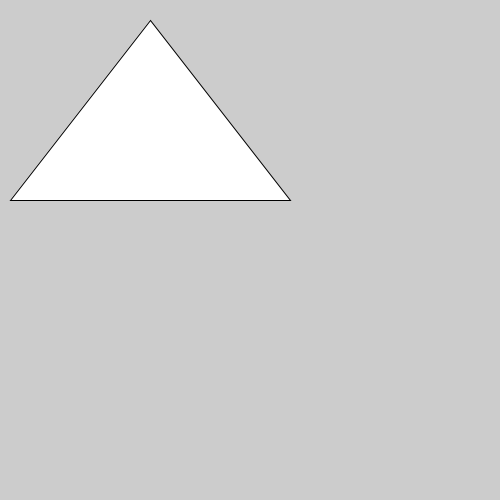
Frame 1 (no input)
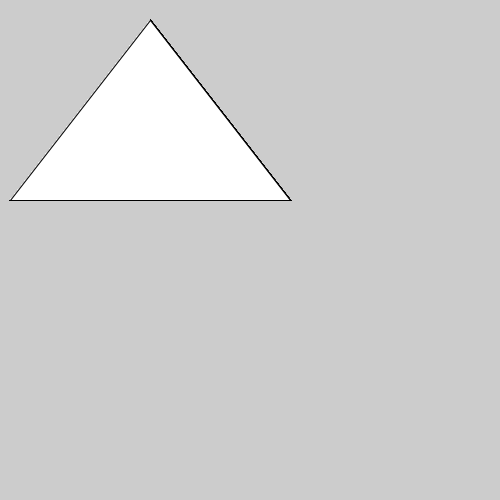
Frame 60 (the mouse pressed at the canvas centre just before this capture)
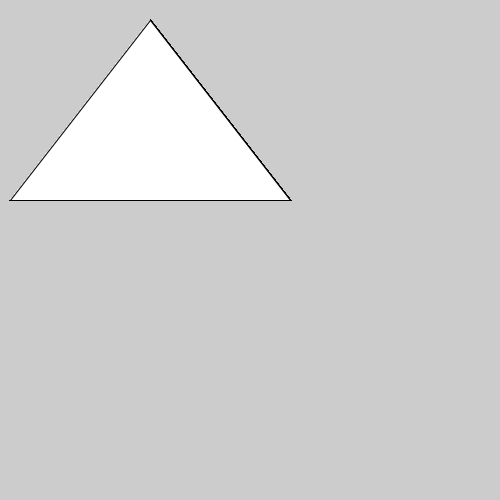
Frame 120 (the mouse held since frame 60 and released just before this capture)

The Processing sketch that drew these frames (run headless with seeded random() and noise(); from frame 60 on, the mouse is pressed at the canvas centre):

// Processing sketch: Opdracht_9_8
// ── Opdracht_9_8.pde
void setup(){
size(500,500);
}
void draw(){
tekenDriehoek(10,200,150,20,290,200);
}

void tekenDriehoek(int x1, int y1, int x2, int y2, int x3, int y3) {
    // teken een driehoek m.b.v. de meegegeven data (parameters)
    triangle(x1,y1,x2,y2,x3,y3);
}
